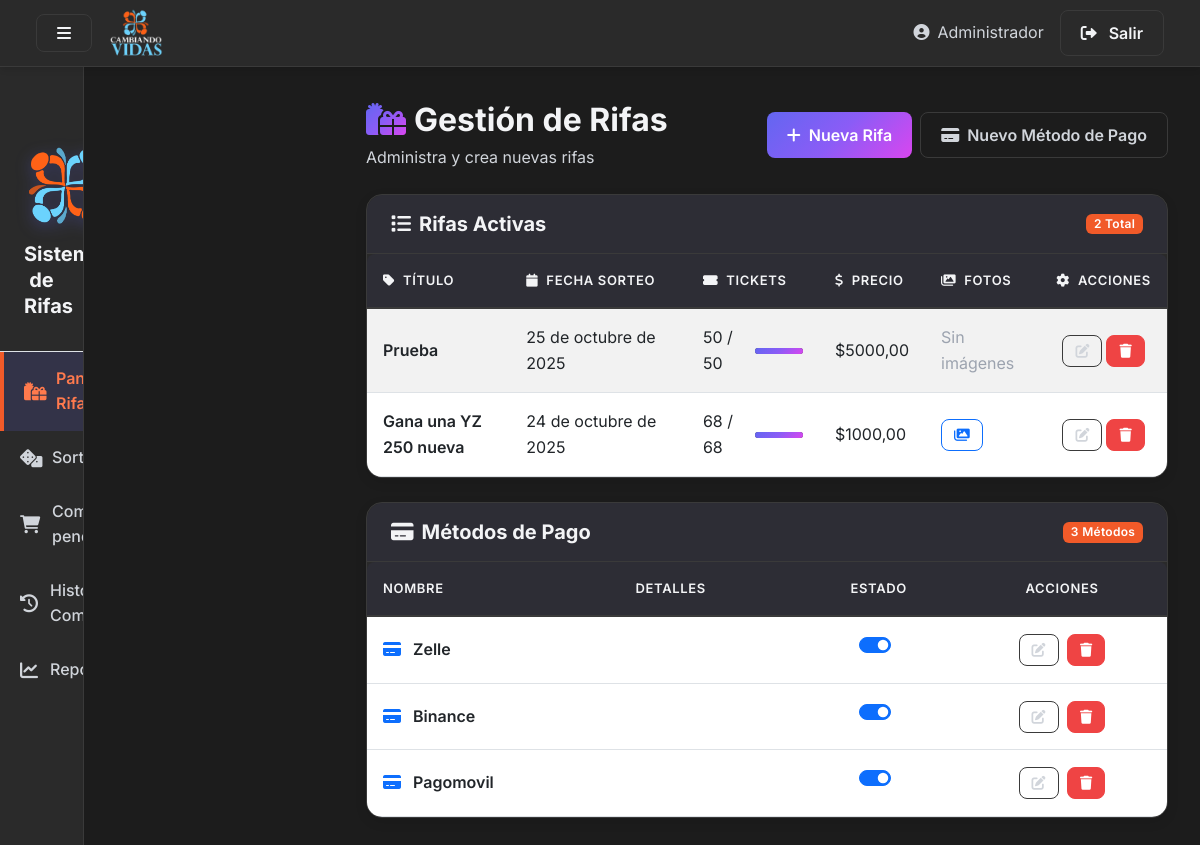
The page /app2/control/ (signed in) on the database as committed earlier.
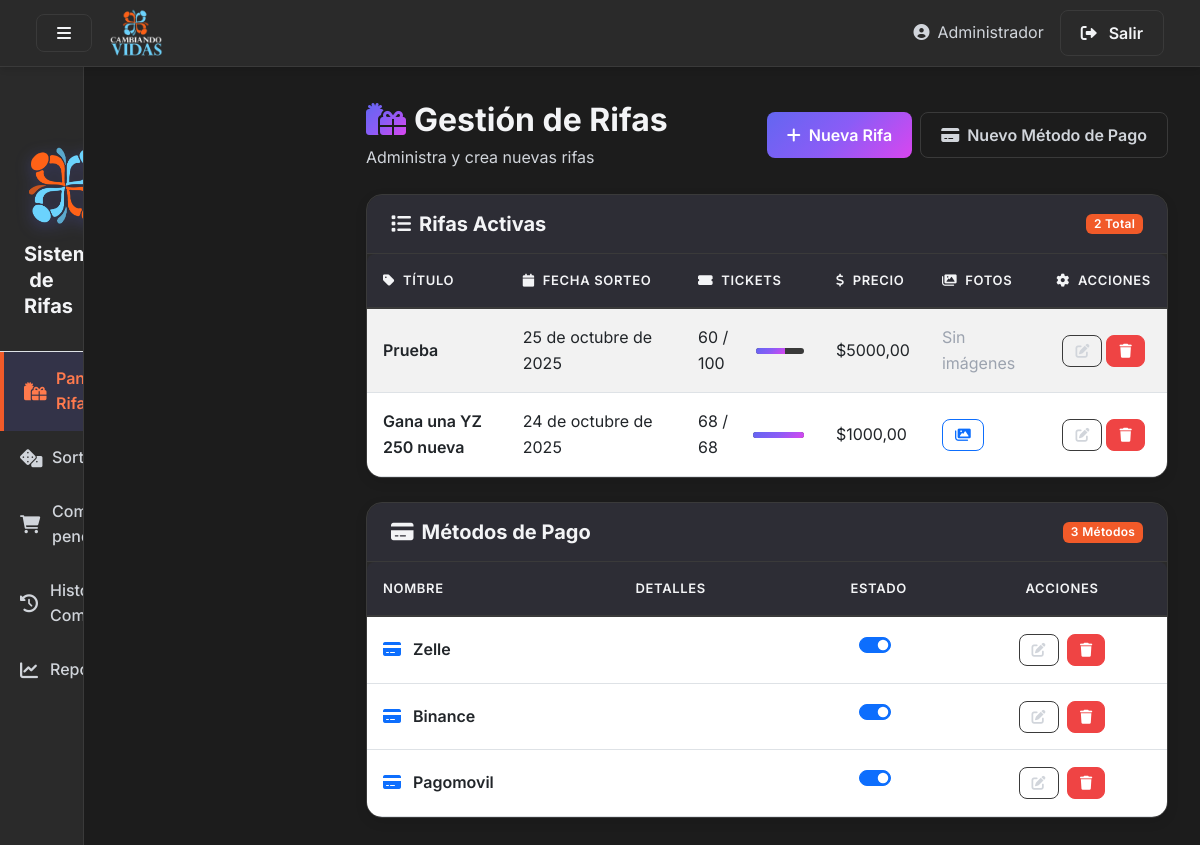
The same page on the database as committed later.
### app1/models.py (models this page shows, shortened)
class Rifa(models.Model):
    titulo = models.CharField(max_length=200)
    descripcion = models.TextField(blank=True)
    fecha_sorteo = models.DateField()
    total_tickets = models.PositiveIntegerField(default=100)
    precio = models.DecimalField(max_digits=10, decimal_places=2, default=0)
    winner_ticket = models.ForeignKey('Ticket', null=True, blank=True, on_delete=models.SET_NULL, related_name='won_rifa')
    class Meta:
        ordering = ['-fecha_sorteo', 'titulo']
    @property
    def tickets_sold(self):
        return self.tickets.count()

### app2/views.py (the view, shortened to what this page needs)
# urls.py: path('control/', views.control, name='control'),
def control(request):
    user_id = request.session.get('user_admin_id')
    if not user_id:
        messages.error(request, 'Debe iniciar sesión primero')
        return redirect('login')
    try:
        user = User_admin.objects.get(id=user_id)
    except User_admin.DoesNotExist:
        messages.error(request, 'Usuario no encontrado')
        return redirect('login')
    rifas = crud_rifas.obtener_rifas()
    app_methods = app1_crud.obtener_todos_metodos()
    rifas_list = []
    for r in rifas:
        images = []
        try:
            for img in r.images.all():
                try:
                    images.append(img.image.url)
                except Exception:
                    continue
        except Exception:
            images = []
        rifas_list.append({
            'id': r.id,
            'titulo': r.titulo,
            'descripcion': r.descripcion,
            'fecha_sorteo': r.fecha_sorteo.isoformat() if getattr(r, 'fecha_sorteo', None) else None,
            'total_tickets': r.total_tickets,
            'precio': float(r.precio) if getattr(r, 'precio', None) is not None else 0,
            'images': images,
            'tickets_sold': getattr(r, 'tickets', None) and r.tickets.count() or 0,
        })
    rifas_json = json.dumps(rifas_list, cls=DjangoJSONEncoder)
    context = {
        'rifas': rifas,
        'app_methods': app_methods,
        'rifas_json': rifas_json,
    }
    return render(request, 'control.html', context)

### app1/crud.py (called while the page is built)
def obtener_todos_metodos():
    return PaymentMethod.objects.all().prefetch_related('fields').order_by('-creado_en')

### app2/crud.py (called while the page is built)
def obtener_rifas():
    return Rifa.objects.all().prefetch_related('images')

### app2/templates/control.html (shortened to what the changed rows need)
{% load static %}
<!DOCTYPE html>
<html lang="es">
<head>
    <link href="https://cdn.jsdelivr.net/npm/bootstrap@5.3.0/dist/css/bootstrap.min.css" rel="stylesheet">
    <link rel="stylesheet" href="https://cdnjs.cloudflare.com/ajax/libs/font-awesome/6.0.0/css/all.min.css">
    <link rel="stylesheet" href="{% static 'css/paneles-style.css' %}">
</head>
<body>
  <div class="d-flex" id="wrapper" style="min-height: 100vh;">
      <div class="flex-grow-1" id="page-content-wrapper">
        <div class="d-flex justify-content-between align-items-center mb-4">
            <div>
                <h2 class="mb-1">
                    <i class="fas fa-gifts me-2 text-gradient"></i>Gestión de Rifas
                </h2>
            </div>
        </div>
        <div class="card mb-4">
            <div class="card-body p-0">
                <div class="table-responsive">
                    <table class="table table-hover table-striped mb-0">
                        <thead>
                            <tr>
                                <th><i class="fas fa-tag me-2"></i>Título</th>
                                <th><i class="fas fa-calendar me-2"></i>Fecha Sorteo</th>
                                <th><i class="fas fa-ticket-alt me-2"></i>Tickets</th>
                                <th><i class="fas fa-dollar-sign me-2"></i>Precio</th>
                                <th><i class="fas fa-images me-2"></i>Fotos</th>
                                <th class="text-center"><i class="fas fa-cog me-2"></i>Acciones</th>
                            </tr>
                        </thead>
                        <tbody>
                            {% for rifa in rifas %}
                            <tr>
                                <td class="fw-semibold">{{ rifa.titulo }}</td>
                                <td>{{ rifa.fecha_sorteo }}</td>
                                <td>
                                    <div class="d-flex align-items-center gap-2">
                                        <span>{{ rifa.tickets_sold }} / {{ rifa.total_tickets }}</span>
                                        <div class="progress" style="width: 60px; height: 6px;">
                      {% widthratio rifa.tickets_sold rifa.total_tickets 100 as fill_width %}
                      <div class="progress-bar bg-gradient-primary" data-progress="{{ fill_width }}"></div>
                                        </div>
                                    </div>
                                </td>
                <td>
                  ${{ rifa.precio|default:0|floatformat:2 }}
                </td>
                <td>
                  {% if rifa.images.all %}
                    <button type="button" class="btn btn-sm btn-outline-primary view-photos-btn" data-id="{{ rifa.id }}" title="Ver fotos">
                    <i class="fas fa-images"></i>
                    </button>
                  {% else %}
                    <span class="text-muted">Sin imágenes</span>
                  {% endif %}
                </td>
                                <td class="text-center">
                  <div class="d-flex justify-content-center gap-1">
                    <button type="button" class="btn btn-sm btn-outline-secondary edit-rifa-btn" data-id="{{ rifa.id }}" data-titulo="{{ rifa.titulo|escapejs }}" data-fecha="{{ rifa.fecha_sorteo }}" data-total="{{ rifa.total_tickets }}" data-desc="{{ rifa.descripcion|escapejs }}" data-precio="{{ rifa.precio|default:0 }}" data-bs-toggle="modal" data-bs-target="#editRifaModal">
                      <i class="fas fa-edit"></i>
                    </button>
                    <form method="post" style="display:inline;">
                      <button type="submit" class="btn btn-danger btn-sm" title="Eliminar">
                        <i class="fas fa-trash"></i>
                      </button>
                    </form>
                  </div>
                                </td>
                            </tr>
                            {% endfor %}
                        </tbody>
                    </table>
                </div>
            </div>
        </div>
        <div class="card">
          <div class="card-body p-0">
            <div class="table-responsive">
                <table class="table table-hover mb-0">
                  <thead>
                    <tr>
                      <th>Nombre</th>
                      <th>Detalles</th>
                      <th class="text-center">Estado</th>
                      <th class="text-center">Acciones</th>
                    </tr>
                  </thead>
                </table>
            </div>
          </div>
        </div>
      </div>
    </div>
</body>
</html>

Rows that differ between the two databases and show on the page:
changed Rifa "Prueba": tickets_sold "50" → "60"; total_tickets "50" → "100"
